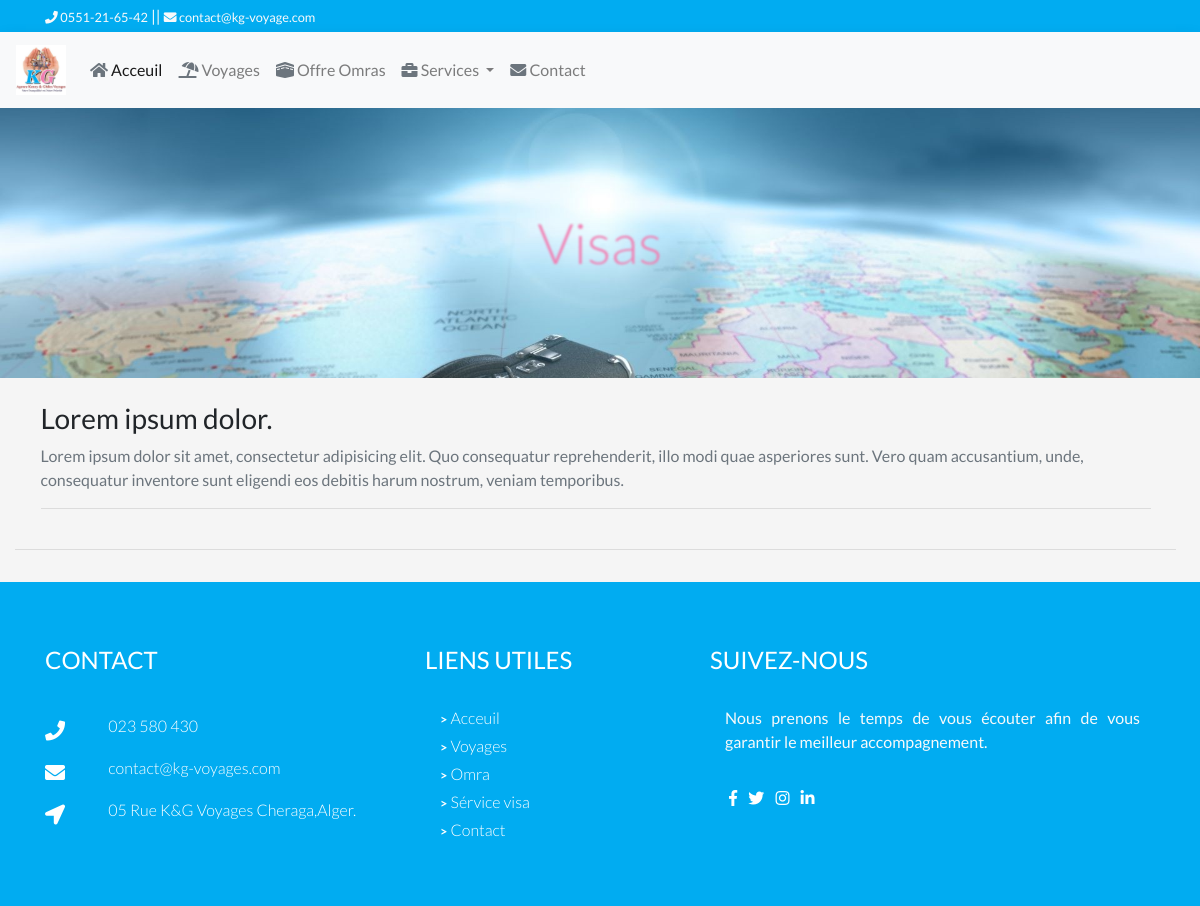
Page /visas/ on the earlier database version.
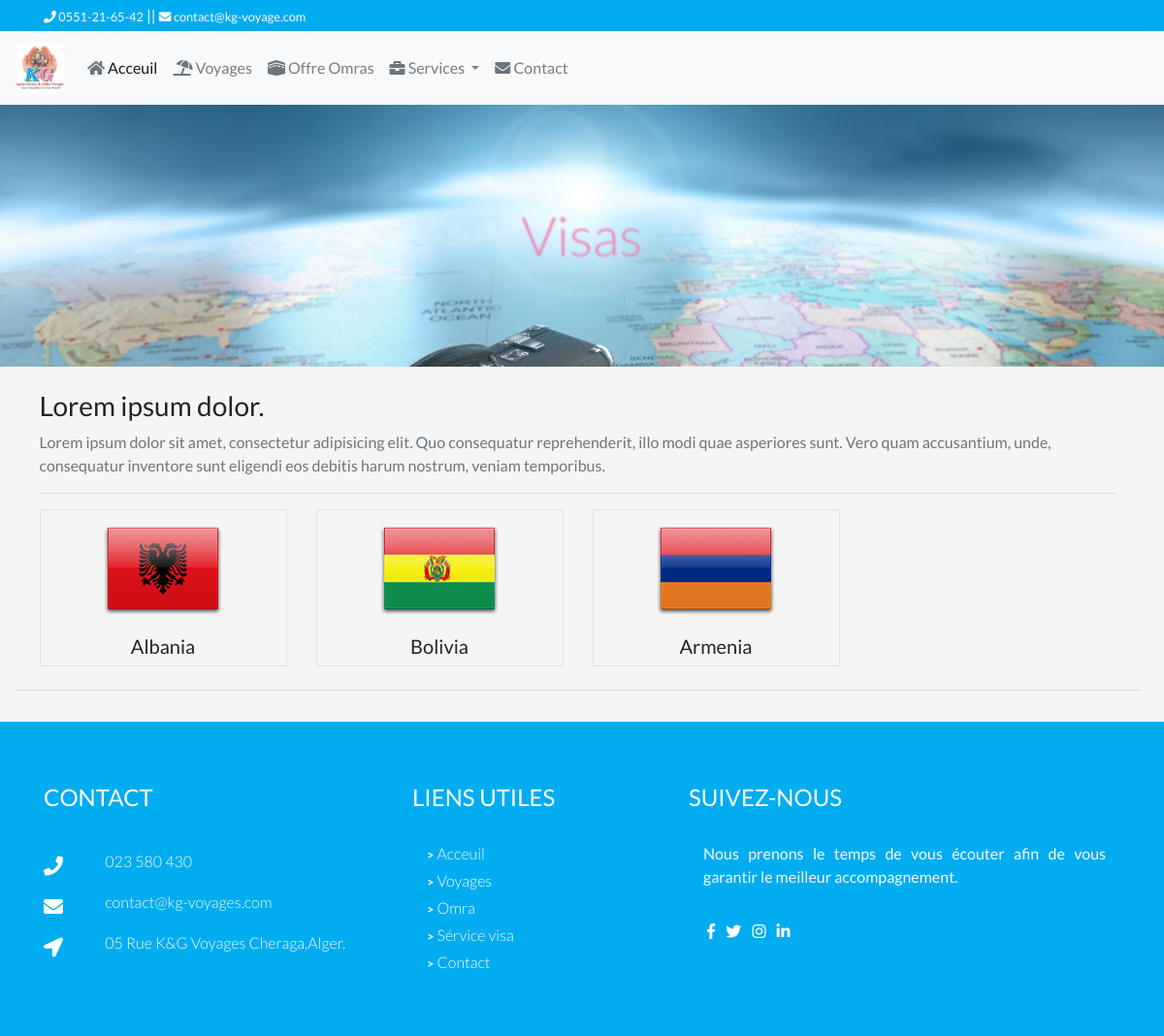
Same page on the later database version.
### visas/models.py (models this page shows, shortened)
class Visa(models.Model):
    created= models.DateTimeField(default=timezone.now, blank='true')
    slug=models.SlugField(max_length=400,unique='true',null='true',blank='true')
    destination=CountryField(blank='true')
    delai=models.PositiveIntegerField(blank='true')
    prix=models.PositiveIntegerField(blank='true')
    commission=models.PositiveIntegerField(blank='true',default=0)
    dossier=RichTextField()

### visas/views.py (the view)
class HomeVisas(TemplateView):
    def get(self,request):
        visas_list=Visa.objects.all()
        paginator = Paginator(visas_list, 12) # Show 25 contacts per page
        page = request.GET.get('page')
        visas = paginator.get_page(page)
        return render(request,'visas/home.html', {'visas':visas,'visas_all_count':visas_list.count()})

### visas/templates/visas/home.html (shortened to what this page needs)
{%extends 'base.html' %}
{% load static %}
{% load humanize %}
{% block styles %}
  <link rel="stylesheet" href="{% static '/css/ribbon.css' %}">
  <link rel="stylesheet" href="https://cdn.jsdelivr.net/npm/bootstrap-select@1.13.9/dist/css/bootstrap-select.min.css">
<link rel="stylesheet" href="https://cdnjs.cloudflare.com/ajax/libs/tempusdominus-bootstrap-4/5.0.1/css/tempusdominus-bootstrap-4.min.css" />
<link rel="stylesheet" href="">
{% endblock styles %}
{% block body %}
<div class="position-relative" style='background: url(/static/img/visa.jpg);-webkit-background-size: cover;background-size: cover; height: 270px;'>
  <h1 class="text-center center text-day  display-4" style='-webkit-filter: blur(1px);filter: blur(1px);'>Visas</h1>
</div>
<div class="container-fluid py-3 pr-4">
  <div class="container py-2">
    <h3>Lorem ipsum dolor.</h3>
    <p class="text-secondary">
      Lorem ipsum dolor sit amet, consectetur adipisicing elit. Quo consequatur reprehenderit, illo modi quae asperiores sunt. Vero quam accusantium, unde, consequatur inventore sunt eligendi eos debitis harum nostrum, veniam temporibus.
    </p>
    <hr>
    <div class="row">
      {%for visa in visas%}
      <div class="col-md-3 text-center">
        <div class="container border px-0">
        <img src="{% static 'img/flags/'%}{{visa.destination}}.png" alt="" class="img-fluid">
          <h5 class='text-center'><a href="{% url 'single_visas' visa.slug %}">{{visa.destination.name}}</a></h5>
        </div>
      </div>
      {%endfor%}
    </div>
  </div>
  <hr>
</div>
{% endblock body %}

Differences in the rows shown:
added Visa: shows a picture, destination.name "Albania"
added Visa: shows a picture, destination.name "Bolivia"
added Visa: shows a picture, destination.name "Armenia"
